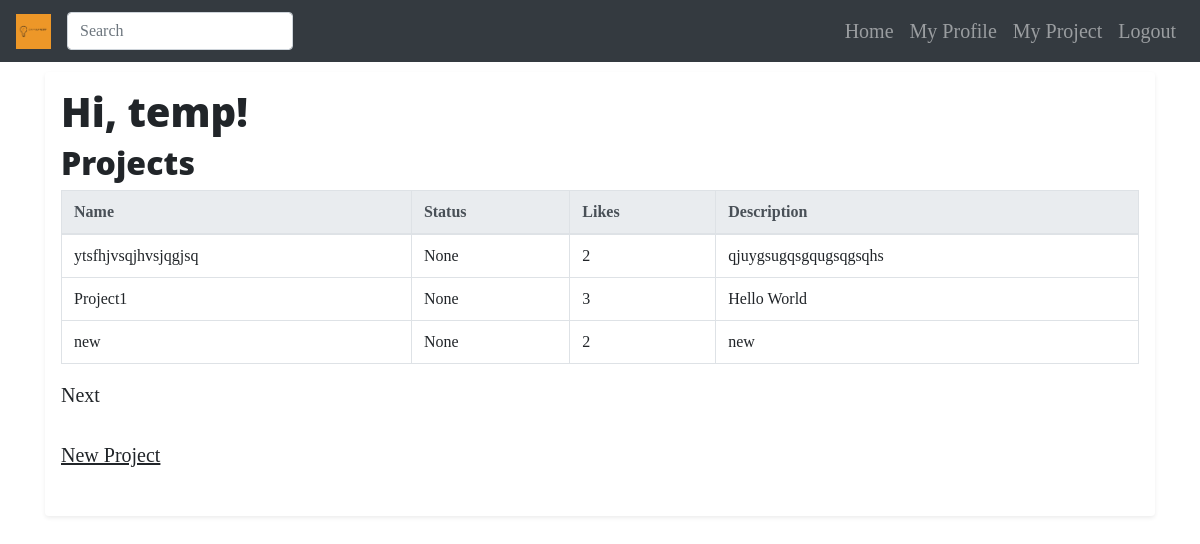
Page /my_projects (signed in) on the committed database.
### app/models/user.py (models this page shows, shortened)
class User(UserMixin, db.Model):
    __tablename__ = 'users'
    id = db.Column(db.Integer, primary_key=True)
    username = db.Column(db.String(64), index=True, unique=True)
    email = db.Column(db.String(128), index=True, unique=True)
    password_hash = db.Column(db.String(128))
    date_joined = db.Column(db.DateTime, index=True, default=datetime.utcnow())
    projects = db.relationship('Project', secondary=contributions, lazy='dynamic',
                               backref=db.backref('contributors', lazy='dynamic'))
    skills = db.relationship('Skill', secondary=user_skills, lazy='dynamic',
                             backref=db.backref('users', lazy='dynamic'))
    projects_liked = db.relationship('Project', secondary=project_likes, lazy='dynamic',
                                     backref=db.backref('liked_by', lazy='dynamic'))

### app/models/project.py (models this page shows, shortened)
class Project(db.Model):
    __tablename__ = 'projects'
    id = db.Column(db.Integer, primary_key=True)
    name = db.Column(db.String(64))
    description = db.Column(db.String(1024))
    status = db.Column(db.String(64))
    creation_date = db.Column(db.DateTime, index=True, default=datetime.utcnow)
    last_update = db.Column(db.DateTime, index=True, default=datetime.utcnow)
    tags = db.relationship('Tag', secondary=project_tags, lazy='dynamic',
                           backref=db.backref('projects', lazy='dynamic'))
    skills = db.relationship('Skill', secondary=project_skills, lazy='dynamic',
                             backref=db.backref('projects', lazy='dynamic'))
    membership_requests = db.relationship('User', secondary=project_requests, lazy='dynamic',
                                          backref=db.backref('membership_requests', lazy='dynamic'))
    def likes(self):
        return self.liked_by.count()

### app/main/routes.py (the view)
@bp.route('/my_projects')
@login_required
def my_projects():
    items_per_page = request.args.get('items_per_page', current_app.config['DEFAULT_ITEMS_PER_PAGE'], type=int)
    page_no = request.args.get('page', 1, type=int)
    projects = current_user.projects.order_by(Project.last_update.desc()).paginate(page_no, items_per_page, False)
    next_url = url_for('main.my_projects', page=projects.next_num) if projects.has_next else None
    prev_url = url_for('main.my_projects', page=projects.prev_num) if projects.has_prev else None
    return render_template('user_projects.html', title='My Projects', projects=projects.items,
                           next_url=next_url, prev_url=prev_url)

### app/models/user.py (called while the page is built)
@login.user_loader
def load_user(id):
    return User.query.get(int(id))

### app/templates/user_projects.html (shortened to what this page needs)
{% extends "nav_bar2(demo).html" %}
{% block content %}
    <head>
    </head>
    <h1> Hi, {{current_user.username}}!</h1>
    <h2>Projects</h2>
    {% if current_user.projects.all()|length > 0 %}
        {% include "_project_list.html" %}
        <p><a href="{{ url_for('main.new_project') }}">New Project</a></p>
    {% else %}
        <p> No projects. <a href="{{ url_for('main.new_project') }}">Create One</a></p>
    {% endif %}
{% endblock %}

### app/templates/_project_list.html (shortened to what this page needs)
<table class="table table-bordered">
    <thead class="thead-light">
        <tr>
            <th scope="col">Name</th>
            <th scope="col">Status</th>
            <th scope="col">Likes</th>
            <th scope="col">Description</th>
        </tr>
    </thead>
    <tbody>
        {% for project in projects %}
        <tr>
            <td scope="row"><a href="{{ url_for( 'main.project', project_id=project.id) }}">{{project.name}}</a></td>
            <td>{{project.status}}</td>
            <td>{{project.likes()}}</td>
            <td>{{project.description}}</td>
        </tr>
        {% endfor %}
    </tbody>
</table>
{% if next_url %}
<a href="{{ next_url }}">Next</a>
{% endif %}

### rows in the picture
User: username "temp"
Project: name "ytsfhjvsqjhvsjqgjsq", status "None", likes "2", description "qjuygsugqsgqugsqgsqhs"
Project: name "Project1", status "None", likes "3", description "Hello World"
Project: name "new", status "None", likes "2", description "new"
